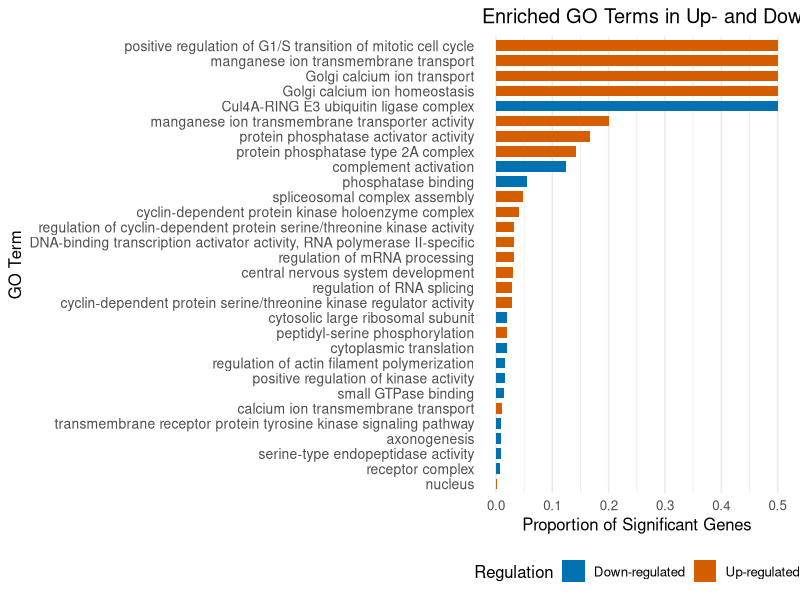
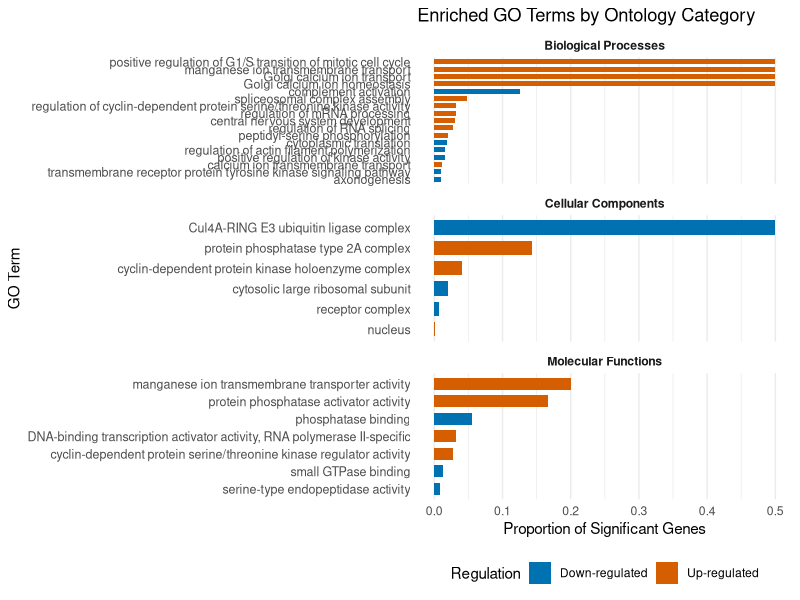
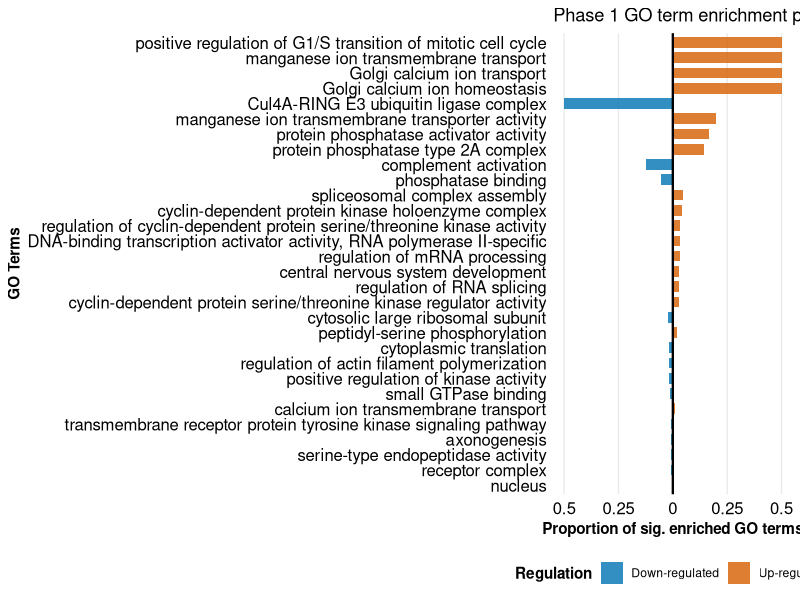
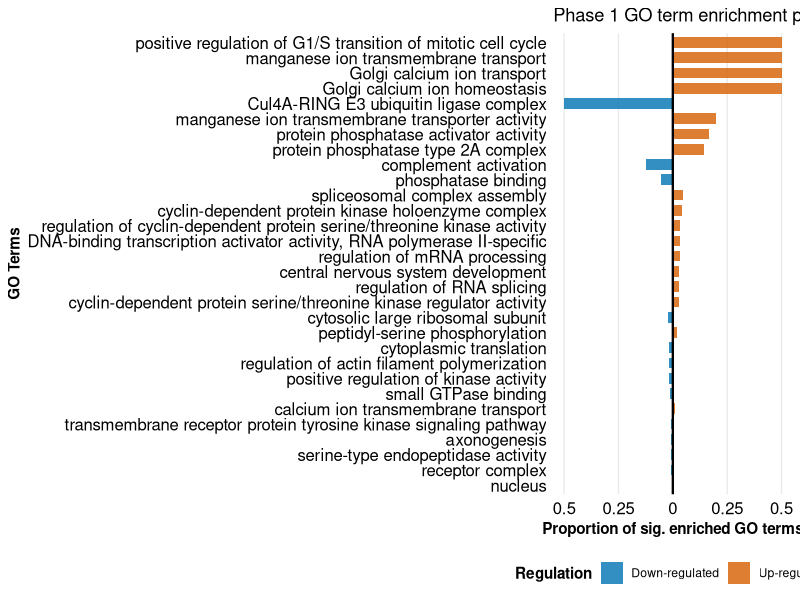

The R source for these figures, in order:
## ---- chunk 1
knitr::opts_chunk$set(echo = TRUE)
## ---- chunk 2
# Load required libraries
library(ggplot2)
library(dplyr)
## ---- chunk 3
# Read your data (replace with your actual file paths)
up_regulated <- read.csv("GO_enrichment/p1_UP_genes_GO_enrichment.csv", header = TRUE)
down_regulated <- read.csv("GO_enrichment/p1_DOWN_genes_GO_enrichment.csv", header = TRUE)
## ---- chunk 4
# Add regulation direction column
up_regulated$Regulation <- "Up-regulated"
down_regulated$Regulation <- "Down-regulated"

# Combine datasets
combined_data <- rbind(up_regulated, down_regulated)

# Select top GO terms (e.g., top 10 by Fisher p-value for each regulation)
top_terms <- combined_data %>%
  group_by(Regulation) %>%
  arrange(Fisher) %>%
  #slice_head(n = 10) %>%
  ungroup()
## ---- chunk 5
# Create the barplot
p <- ggplot(top_terms, aes(x = reorder(Term, prop.sig.genes), 
                           y = prop.sig.genes, 
                           fill = Regulation)) +
  geom_bar(stat = "identity", position = position_dodge(width = 0.8), width = 0.7) +
  coord_flip() +
  scale_fill_manual(values = c("Up-regulated" = "#D55E00", 
                                "Down-regulated" = "#0072B2")) +
  labs(x = "GO Term", 
       y = "Proportion of Significant Genes",
       title = "Enriched GO Terms in Up- and Down-regulated Genes",
       fill = "Regulation") +
  theme_minimal(base_size = 12) +
  theme(axis.text.y = element_text(size = 10),
        legend.position = "bottom",
        panel.grid.major.y = element_blank())

# Display the plot
print(p)
## ---- chunk 6
# Optional: facet by ontology
p2 <- ggplot(top_terms, aes(x = reorder(Term, prop.sig.genes), 
                            y = prop.sig.genes, 
                            fill = Regulation)) +
  geom_bar(stat = "identity", position = position_dodge(width = 0.8), width = 0.7) +
  coord_flip() +
  facet_wrap(~ontology, scales = "free_y", ncol = 1) +
  scale_fill_manual(values = c("Up-regulated" = "#D55E00", 
                                "Down-regulated" = "#0072B2")) +
  labs(x = "GO Term", 
       y = "Proportion of Significant Genes",
       title = "Enriched GO Terms by Ontology Category",
       fill = "Regulation") +
  theme_minimal(base_size = 11) +
  theme(axis.text.y = element_text(size = 9),
        legend.position = "bottom",
        panel.grid.major.y = element_blank(),
        strip.text = element_text(face = "bold"))

print(p2)
## ---- chunk 7
# Prepare data for mirrored barplot
top_terms_mirror <- top_terms %>%
  mutate(prop.sig.genes = ifelse(Regulation == "Down-regulated", 
                                  -prop.sig.genes, 
                                  prop.sig.genes))

# Create mirrored barplot
p4 <- ggplot(top_terms_mirror, aes(x = reorder(Term, abs(prop.sig.genes)), 
                                    y = prop.sig.genes, 
                                    fill = Regulation)) +
  geom_col(width = 0.7, alpha = 0.8) +
  geom_hline(yintercept = 0, color = "black", linewidth = 0.8) +
  scale_fill_manual(values = c("Up-regulated" = "#D55E00", 
                                "Down-regulated" = "#0072B2")) +
  coord_flip() +
  theme_minimal() +
  theme(
    panel.grid.major.y = element_blank(),
    panel.grid.minor = element_blank(),
    legend.position = "bottom",
    legend.title = element_text(face = "bold"),
    axis.title = element_text(face = "bold"),
    axis.text = element_text(color = "black"),
    axis.text.x = element_text(size = 12),
    axis.text.y = element_text(size = 12)
  ) +
  scale_y_continuous(labels = abs) +
  labs(
    x = "GO Terms",
    y = "Proportion of sig. enriched GO terms",
    title = "Phase 1 GO term enrichment patterns",
    fill = "Regulation"
  )

print(p4)
## ---- chunk 8
# Save the plot
ggsave("phase1_GO_enrichment_mirror.png", plot = p4, width = 12, height = 8, dpi = 300)
